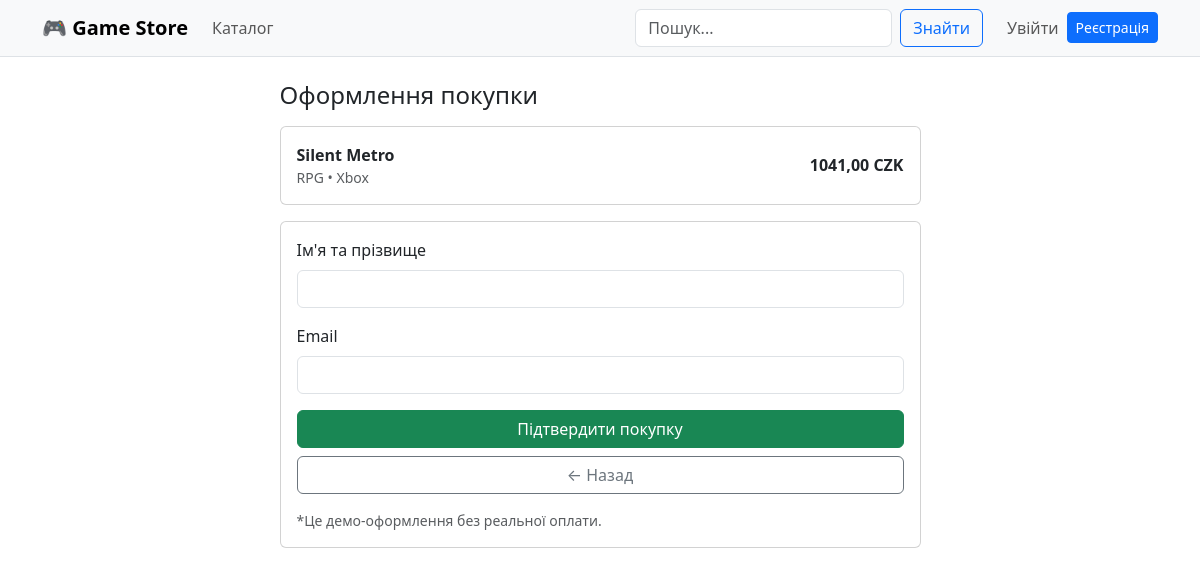
The app's page /game/silent-metro/buy/ with its own data.
### store/models.py (models this page shows, shortened)
class Game(models.Model):
    class Platform(models.TextChoices):
        PC = "PC", "PC"
        PS = "PlayStation", "PlayStation"
        XBOX = "Xbox", "Xbox"
        SWITCH = "Switch", "Switch"
    title = models.CharField(max_length=200)
    slug = models.SlugField(max_length=220, unique=True)
    category = models.ForeignKey(Category, on_delete=models.PROTECT, related_name="games")
    platform = models.CharField(max_length=20, choices=Platform.choices, default=Platform.PC)
    price_czk = models.DecimalField(max_digits=10, decimal_places=2)
    in_stock = models.BooleanField(default=True)
    short_description = models.CharField(max_length=300, blank=True)
    description = models.TextField(blank=True)
    cover = models.ImageField(upload_to="covers/", blank=True, null=True)
    created_at = models.DateTimeField(auto_now_add=True)
    class Meta:
        verbose_name = "Гра"
        verbose_name_plural = "Ігри"
        ordering = ["-created_at"]
    def get_absolute_url(self):
        return reverse("store:game_detail", kwargs={"slug": self.slug})

class Category(models.Model):
    name = models.CharField(max_length=120, unique=True)
    slug = models.SlugField(max_length=140, unique=True)
    class Meta:
        verbose_name = "Категорія"
        verbose_name_plural = "Категорії"

### store/views.py (the view)
# urls.py: path("game/<slug:slug>/buy/", views.buy_game, name="buy_game"),
def buy_game(request, slug: str):
    game = get_object_or_404(Game, slug=slug)
    if request.method == "POST":
        form = PurchaseForm(request.POST)
        if form.is_valid():
            purchase: Purchase = form.save(commit=False)
            purchase.game = game
            purchase.user = request.user if request.user.is_authenticated else None
            purchase.status = Purchase.Status.PAID
            purchase.save()
            messages.success(request, "Покупку оформлено ✅ (демо)")
            return redirect("store:purchase_success")
    else:
        initial = {}
        if request.user.is_authenticated and request.user.email:
            initial["email"] = request.user.email
        form = PurchaseForm(initial=initial)
    return render(request, "store/checkout.html", {"game": game, "form": form})

### store/forms.py
class PurchaseForm(forms.ModelForm):
    class Meta:
        model = Purchase
        fields = ("full_name", "email")
        widgets = {
            "full_name": forms.TextInput(attrs={"class": "form-control"}),
            "email": forms.EmailInput(attrs={"class": "form-control"}),
        }

### store/context_processors.py (called while the page is built)
def categories(request):
    return {"nav_categories": Category.objects.all().order_by("name")}

### store/templates/store/checkout.html (shortened to what this page needs)
{% extends "base.html" %}
{% block content %}
<div class="row justify-content-center">
  <div class="col-lg-7">
    <h1 class="h4 mb-3">Оформлення покупки</h1>
    <div class="card mb-3">
      <div class="card-body">
        <div class="d-flex justify-content-between align-items-center">
          <div>
            <div class="fw-semibold">{{ game.title }}</div>
            <div class="text-muted small">{{ game.category.name }} • {{ game.platform }}</div>
          </div>
          <div class="fw-semibold">{{ game.price_czk }} CZK</div>
        </div>
      </div>
    </div>
    <form method="post" class="card card-body">
      <div class="mb-3">
        <label class="form-label">Ім'я та прізвище</label>
        {{ form.full_name }}
      </div>
      <div class="mb-3">
        <label class="form-label">Email</label>
        {{ form.email }}
      </div>
      <button class="btn btn-success" type="submit">Підтвердити покупку</button>
      <a class="btn btn-outline-secondary mt-2" href="{{ game.get_absolute_url }}">← Назад</a>
      <div class="text-muted small mt-3">
        *Це демо-оформлення без реальної оплати.
      </div>
    </form>
  </div>
</div>
{% endblock %}

### records on screen
Game: title "Silent Metro", category.name "RPG", platform "Xbox", price_czk "1041,00"
